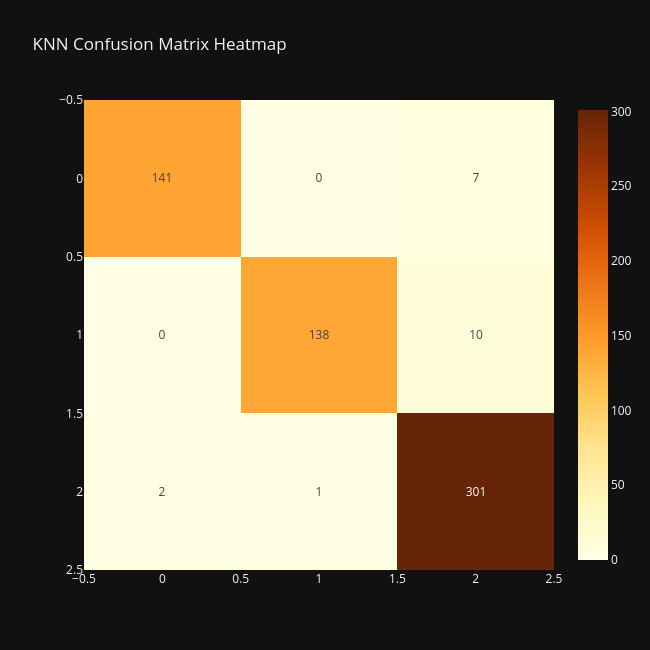

Notebook source saved alongside this figure:
### Markdown cell above
## I will now continue to test other models and show/visualize the predictions in different ways. The next model I will leverage is a K-Nearest Neighbor classifier. This is to see how well this particular algorithm performs when determining the risk category of new data based on it's proximity to nearby 'neighbors' stemming from likelihood and similarity. For this, I will reuse the previously defined testing and training data with GridSearchCV(), print the results and redo the heatmap as well for consistency.

### Code cell
# I will now create a KNN model to test out another algorithm against the same dataset. Since preprocessing is done, I just need to defined the parameters for a new GridSearchCV use.
knn_gscv_params = {
    'n_neighbors': list(range(3, 21, 2)),    
    'weights': ['uniform', 'distance'],       
    'p': [1, 2],
    'algorithm': ['auto'],                        
}

knn_GSCV = GridSearchCV(estimator=KNeighborsClassifier(), param_grid=knn_gscv_params, cv=5, verbose=1, scoring='f1_macro', return_train_score=True)
knn_GSCV.fit(X_train, y_train)

knn_best_estimator = knn_GSCV.best_estimator_
knn_best_params = knn_GSCV.best_params_
knn_best_results = knn_GSCV.best_score_
knn_predict = knn_best_estimator.predict(X_test)
knn_conf_mat = confusion_matrix(y_test, knn_predict)
knn_class_report = classification_report(y_test, knn_predict)

print("\nThe results are as follows: ",
f"\n{knn_best_estimator}",
f"\n{knn_best_params}",
f"\n{knn_best_results}",
f"\n{knn_class_report}")

# Plotting the heatmap:
fig = px.imshow(knn_conf_mat, title="KNN Confusion Matrix Heatmap", text_auto=True, template='plotly_dark', height=650, width=650, color_continuous_scale='ylorBr')
fig.show()

### Figure 1 — Plotly figure (JSON) as saved in the notebook; plotly's stock layout.template omitted (floating-point values rounded to 4 significant figures)
{"data": [{"coloraxis": "coloraxis", "hovertemplate": "x: %{x}<br>y: %{y}<br>color: %{z}<extra></extra>", "name": "0", "texttemplate": "%{z}", "type": "heatmap", "xaxis": "x", "yaxis": "y", "z": [[141, 0, 7], [0, 138, 10], [2, 1, 301]]}], "layout": {"coloraxis": {"colorscale": [[0, "rgb(255,255,229)"], [0.125, "rgb(255,247,188)"], [0.25, "rgb(254,227,145)"], [0.375, "rgb(254,196,79)"], [0.5, "rgb(254,153,41)"], [0.625, "rgb(236,112,20)"], [0.75, "rgb(204,76,2)"], [0.875, "rgb(153,52,4)"], [1, "rgb(102,37,6)"]]}, "height": 650, "title": {"text": "KNN Confusion Matrix Heatmap"}, "width": 650, "xaxis": {"anchor": "y", "constrain": "domain", "domain": [0, 1], "scaleanchor": "y"}, "yaxis": {"anchor": "x", "autorange": "reversed", "constrain": "domain", "domain": [0, 1]}}}
